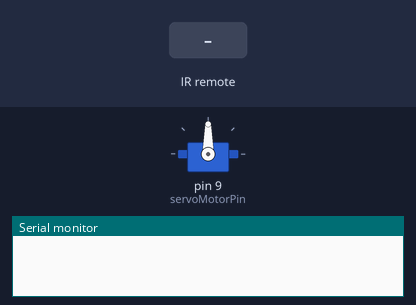
Bench run of a sketch on a simulated Arduino Uno, built with avr-gcc and run on an emulated ATmega328P. Shown: servo, the last lines printed to the serial monitor. Inputs (shaded band) come from the test bench.

Above: at 1.2 s.
1.3 s: infrared code 0xFF18E7 received
At 2.2 s:
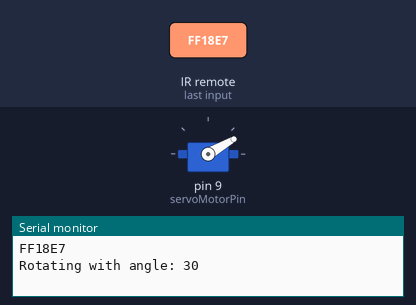
2.8 s: infrared code 0xFF30CF received
At 3.4 s:
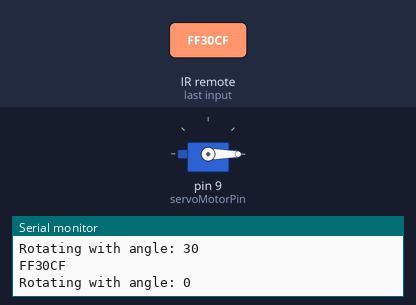
Timing chart, 0 to 5.8 s (numbered marks = the images above; inputs shaded):
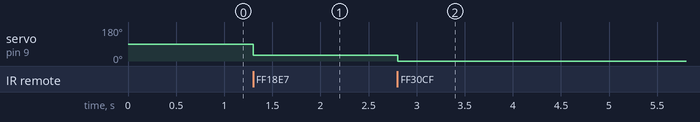

The sketch:

Project_8.ino
```cpp
////////////////////////////////////////////
///////// Atoms Labs -  @atomslabs /////////
///////// Arduino Kit - Project 8 //////////
////////////////////////////////////////////
#include <IRremote.h>
#include <Servo.h>

int irSensorPin = 7;
int servoMotorPin = 9;

IRrecv irrecv(irSensorPin);
decode_results signals;

Servo baseServo;
int angle=0;

void setup()
{
  Serial.begin(9600);
  // enable input from IR receiver
  irrecv.enableIRIn();
   baseServo.attach(servoMotorPin);
}

void loop() {
if (irrecv.decode(&signals)) {
    Serial.println(signals.value, HEX);
    //if number 2 is pressed
    if(signals.value==0xFF18E7)
    angle+=30;
    //if number 1 is pressed
    if(signals.value==0xFF30CF)
      angle-=30;
    //if angle out of range (0-180)
    if(angle>=180 || angle<0)
      angle=0;

    baseServo.write(angle);
    Serial.print("Rotating with angle: ");
    Serial.println(angle);

    // get the next signal
    irrecv.resume();
  }
}
```

Measured:
- after the input at 1.3 s, servo on pin 9 (servoMotorPin): 90° → 30° at once
- after the input at 2.8 s, servo on pin 9 (servoMotorPin): 30° → 0° at once
